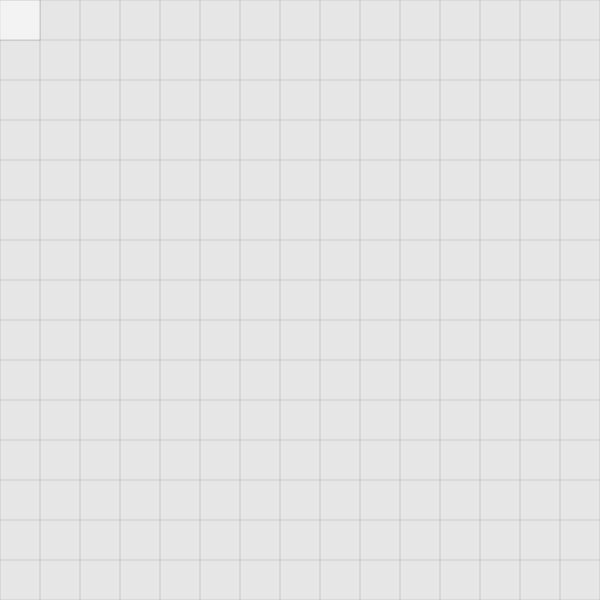
Frame 1 (no input)
Frame 60 (no input): identical to frame 1, image omitted
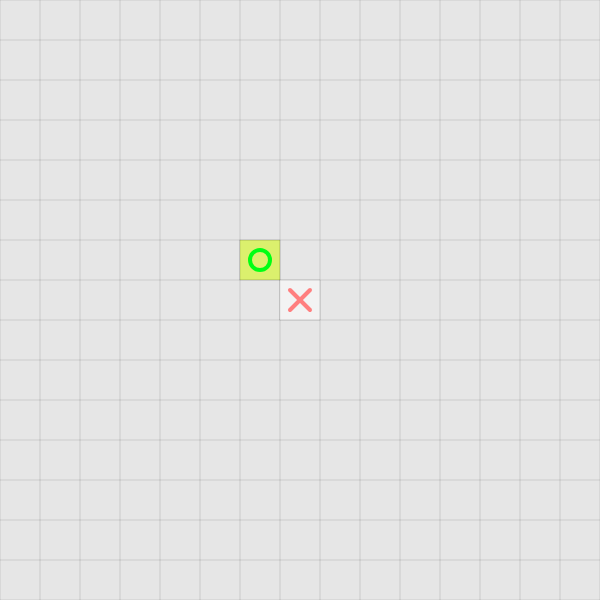
Frame 120 (the mouse pressed at the canvas centre since frame 60)

The p5.js sketch that drew these frames (run headless with seeded random() and noise() and a simulated clock; from frame 60 on, the mouse is pressed at the canvas centre):

// p5.js sketch
// ── sketch.js
let boardDimension = 15; // a grid of cellDim * cellDim
let board = [];
let player = 1;
let ai = -1;
let playerWin = 5;
let aiWin = -5;
let currentPlayer;
let cellWidth, cellHeight;
let validMoves = [];
let checkValidMoves = [];
let score = [0, 10, 200, 10000, 10005000, 10000000000];
let newScore = {
    'openTwo': 1000,
    'openThree': 100000,
    'cappedThree': 10000,
    'openFour': 1000000,
    'cappedFour': 100050,
    'gappedThree': 100000,
    'gappedFour': 100050,
    'consecutiveFive': 1000000000
}
let replay;
let prevCell = null;


function setup()
{
    createCanvas(600, 600);
    initialize();
    cellWidth = width / boardDimension;
    cellHeight = height / boardDimension;
}

function draw()
{
    background(230);
    drawEverything();

    let winner = findWinner();
    if (winner)
    {
        getButton("Player " + (winner === 1 ? "X" : "O") + " has won! \n Click here to replay");
        noLoop();
        return;
    }

    if (currentPlayer === ai)
    {
        validMoves = getValidMoves(board);
        shuffle(validMoves);
        // sortValidMoves(ai);
        checkValidMoves = new Array(validMoves.length + 2).fill(false);
        let [x, y] = ai_move(board);
        if (x !== undefined && y !== undefined)
            board[x][y] = getCurrentPlayer({x: x, y: y});

        validMoves = getValidMoves(board);
        if (validMoves.length === 0)
        {
            getButton("Draw! \n Click here to replay")
            noLoop();
            return;
        }
    }

    winner = findWinner();
    if (winner)
    {
        getButton("Player " + (winner === 1 ? "X" : "O") + " has won! \n Click here to replay");
        noLoop();
        return;
    }
}

function drawEverything()
{
    drawBoard();
    drawGrid();
    drawMouseHover();
}

function drawGrid()
{
    strokeWeight(1);
    stroke(0, 0, 0, 30);
    fill(100);
    for (let i = 0; i <= boardDimension; i++)
    {
        line(cellWidth * i, 0, cellWidth * i, height);
        line(0, cellHeight * i, width, cellHeight * i);
    }
}

function drawMouseHover()
{
    let coord = getCoordinatorOnCell();

    fill(255, 127);
    strokeWeight(1);
    stroke(0, 0, 0, 30);
    rect(coord.x, coord.y, cellWidth, cellHeight);
}

function drawBoard()
{
    strokeWeight(4);
    let cell;
    if (prevCell) 
    {
        cell = getCoordinatorOnCellFromBoard(prevCell.x, prevCell.y);
        fill(219, 240, 109);
        strokeWeight(1);
        rect(cell.x, cell.y, cellWidth, cellHeight);
    }
    for (let i = 0; i < boardDimension; i++)
    {
        for (let j = 0; j < boardDimension; j++)
        {
            cell = getCoordinatorOnCellFromBoard(i, j);
            cell.x += cellWidth / 2;
            cell.y += cellHeight / 2;
            switch (board[i][j])
            {
                case 1: 
                    stroke(255, 0, 0);
                    strokeWeight(4);
                    let len = cellWidth / 4;
                    line(cell.x - len, cell.y - len, cell.x + len, cell.y + len);
                    line(cell.x + len, cell.y - len, cell.x - len, cell.y + len);
                    break;
                case -1:
                    stroke(0, 255, 20);
                    noFill();
                    strokeWeight(4);
                    ellipse(cell.x, cell.y, cellWidth / 2, cellHeight / 2);
            }
        }  
    } 
}

function getCoordinatorOnBoard()
{
    return {
        x: Math.trunc(mouseX / cellWidth), 
        y: Math.trunc(mouseY / cellHeight)
    };
}

function getCoordinatorOnCell()
{
    return {
        x: (Math.trunc(mouseX / cellWidth) * cellWidth), 
        y: (Math.trunc(mouseY / cellHeight) * cellHeight)
    };
}

function getCoordinatorOnCellFromBoard(i, j)
{
    return {
        x: Math.trunc(cellWidth * i), 
        y: Math.trunc(cellHeight * j)
    };
}

function getCurrentPlayer(coord)
{
    if (coord)
        prevCell = {
            x: coord.x,
            y: coord.y
        };
    currentPlayer = currentPlayer == player ? ai : player;
    return currentPlayer == player ? ai : player;
}

function findWinner()
{
    if (gappedFour_consecutiveFive(player)[1])
        return player;
    else if (gappedFour_consecutiveFive(ai)[1])
        return ai;
    return null;
}

function replayGame()
{
    initialize();
}

function mousePressed()
{   
    let coord = getCoordinatorOnBoard();

    if (coord.x >= boardDimension || coord.y >= boardDimension || board[coord.x][coord.y] != 0)
        return;
    validMoves = getValidMoves(board);
    board[coord.x][coord.y] = getCurrentPlayer(coord);
}

function getButton(message)
{
    if (replay)
        replay.remove();
    replay = createButton(message);
    replay.size(600, 50);
    replay.mousePressed(replayGame);
}

function initialize()
{
    currentPlayer = player;
    board = [];
    for (let i = 0; i < boardDimension; i++)
    {
        board.push([]);
        for (let j = 0; j < boardDimension; j++)
            board[i].push(0);
    }
    prevCell = null;
    getButton("Replay!");
    loop();
}
// ── minimax.js
/**
 * @param board A board matrix
 * @returns A list of valid moves to feed the Minimax Algorithm
 */
function getValidMoves(board)
{
    function isValid(x, y)
    {
        if (x < 0 || x >= boardDimension ||  y < 0 || y >= boardDimension || board[x][y] != 0)
            return false;
        return true;
    }

    /**
     * @param x 
     * @param y 
     * @returns A list of 3x3 (possible) moves from the center cell
     */
    function retrieve(x, y)
    {
        let lis = [];
        for (let i = -1; i <= 1; i++)
            for (let j = -1; j <= 1; j++)
                if (isValid(x + i, y + j))
                    lis.push([x + i, y + j]);
        return lis;
    }

    let check = [];
    let id = 0;
    for (let i = 0; i <= boardDimension; i++)
        check.push(new Array(boardDimension + 1).fill(false));
    let lis = [];
    for (let i = 0; i < boardDimension; i++)
        for (let j = 0; j < boardDimension; j++)
            if (board[i][j] != "")
                retrieve(i, j).forEach(tuple => {
                        if (!check[tuple[0]][tuple[1]])
                        {
                            lis.push({id: ++id, tuple: tuple});
                            check[tuple[0]][tuple[1]] = true;
                        }
                });
    return lis;
}

/**
 * @param {*} x row-th
 * @param {*} y column-th
 * @param {*} next number of moves to be checked forward
 * @returns An array of 2 elements representing number of proponents and opponents
 */
function checkHorizontal(x, y, next)
{
    let oppo = 0, prop = 0;
    for (let i = y; i < y + next; i++)
        if (board[x][i] !== undefined)
        {
            prop += board[x][i] === ai;
            oppo += board[x][i] === player;
        }
    return [prop, oppo];
}

/**
 * @param {*} x row-th
 * @param {*} y column-th
 * @param {*} next number of moves to be checked forward
 * @returns An array of 2 elements representing number of proponents and opponents
 */
function checkVertical(x, y, next)
{
    let oppo = 0, prop = 0;
    for (let i = x; i < x + next; i++)
        if (board[i] !== undefined)
        {
            prop += board[i][y] === ai;
            oppo += board[i][y] === player;
        }
    return [prop, oppo];
}

/**
 * @param {*} x row-th
 * @param {*} y column-th
 * @param {*} next number of moves to be checked forward
 * @returns An array of 2 elements representing the number of proponents and opponents
 */
function checkDiagonal(x, y, next)
{
    function rightDiagonal()
    {
        let oppo = 0, prop = 0;
        for (let i = 0; i < next; i++)
            if (board[x+i] !== undefined)
            {
                prop += board[x+i][y+i] === ai;
                oppo += board[x+i][y+i] === player;
            }
        return [prop, oppo];
    }
    
    function leftDiagonal()
    {
        let oppo = 0, prop = 0;
        for (let i = 0; i < next; i++)
        if (board[x+i] !== undefined)
            {
                prop += board[x+i][y-i] === ai;
                oppo += board[x+i][y-i] === player;
            }
        return [prop, oppo];
    }
    return [leftDiagonal(), rightDiagonal()];
}

/**
 * 
 * @param {*} currentP The player that open-2 patterns respect to
 * @returns The number of open-2 patterns with respect to 'currentP'
 */
function openTwo(currentP)
{
    let res = 0
    for (let i = 0; i < boardDimension; i++)
        for (let j = 0; j < boardDimension; j++)
        {
            let [prop, oppo] = checkHorizontal(i, j, 2);
            if (currentP === player)
                [prop, oppo] = [oppo, prop];
            if (prop === 2 && board[i][j-1] === 0 &&  board[i][j+2] === 0)
                res++;
            
            [prop, oppo] = checkVertical(i, j, 2);
            if (currentP === player)
                [prop, oppo] = [oppo, prop];
            if (prop === 2 && board[i-1] && board[i+2] && board[i-1][j] === 0 && board[i+2][j] === 0)
                res++;
            
            [left, right] = checkDiagonal(i, j, 2);
            [prop, oppo] = left;
            if (currentP === player)
                [prop, oppo] = [oppo, prop];
            if (prop === 2 && board[i-1] && board[i+2] && board[i-1][j+1] === 0 && board[i+2][j-2] === 0)
                res++;
            [prop, oppo] = right;
            if (currentP === player)
                [prop, oppo] = [oppo, prop];
            if (prop === 2 && board[i-1] && board[i+2] && board[i-1][j-1] === 0 && board[i+2][j+2] === 0)
                res++;
        }
    return res;
}

/**
 * 
 * @param {*} currentP The player that open-3 and capped-3 patterns respect to
 * @returns An array representing the number of open-3 and capped-3 patterns with respect to 'currentP'
 */
function open_capped_Three(currentP)
{
    let reso3 = 0, resc3 = 0;
    for (let i = 0; i < boardDimension; i++)
        for (let j = 0; j < boardDimension; j++)
        {
            let [prop, oppo] = checkHorizontal(i, j, 3);
            if (currentP === player)
                [prop, oppo] = [oppo, prop];
            if (prop === 3 && board[i][j-1] === 0 && board[i][j+3] === 0)
                reso3++;
            if (prop === 3 && board[i][j-1] + board[i][j+3] === -1 * currentP)
                resc3++;
            
            [prop, oppo] = checkVertical(i, j, 3);
            if (currentP === player)
                [prop, oppo] = [oppo, prop];
            if (prop === 3 && board[i-1] && board[i+3] && board[i-1][j] === 0 && board[i+3][j] === 0)
                reso3++;
            if (prop === 3 && board[i-1] && board[i+3] && board[i-1][j] + board[i+3][j] === -1 * currentP)
                resc3++;
            
            [left, right] = checkDiagonal(i, j, 3);
            [prop, oppo] = left;
            if (currentP === player)
                [prop, oppo] = [oppo, prop];
            if (prop === 3 && board[i-1] && board[i+3] && board[i-1][j+1] === 0 && board[i+3][j-3] === 0)
                reso3++;
            if (prop === 3 && board[i-1] && board[i+3] && board[i-1][j+1] + board[i+3][j-3] === -1 * currentP)
                resc3++;
            [prop, oppo] = right;
            if (currentP === player)
                [prop, oppo] = [oppo, prop];
            if (prop === 3 && board[i-1] && board[i+3] && board[i-1][j-1] === 0 && board[i+3][j+3] === 0)
                reso3++;
            if (prop === 3 && board[i-1] && board[i+3] && board[i-1][j-1] + board[i+3][j+3] === -1 * currentP)
                resc3++;
        }
    return [reso3, resc3];
}

/**
 * 
 * @param {*} currentP The player that open-4 and capped-4 patterns respect to
 * @returns An array representing the number of open-4 and capped-4 patterns with respect to 'currentP'
 */
function open_capped_Four(currentP)
{
    let reso4 = 0, resc4 = 0;
    for (let i = 0; i < boardDimension; i++)
        for (let j = 0; j < boardDimension; j++)
        {
            let [prop, oppo] = checkHorizontal(i, j, 4);
            if (currentP === player)
                [prop, oppo] = [oppo, prop];
            if (prop === 4 && board[i][j-1] === 0 && board[i][j+4] === 0)
                reso4++;
            if (prop === 4 && board[i][j-1] + board[i][j+4] === -1 * currentP)
                resc4++;
            
            [prop, oppo] = checkVertical(i, j, 4);
            if (currentP === player)
                [prop, oppo] = [oppo, prop];
            if (prop === 4 && board[i-1] && board[i+4] && board[i-1][j] === 0 && board[i+4][j] === 0)
                reso4++;
            if (prop === 4 && board[i-1] && board[i+4] && board[i-1][j] + board[i+4][j] === -1 * currentP)
                resc4++;
            
            [left, right] = checkDiagonal(i, j, 4);
            [prop, oppo] = left;
            if (currentP === player)
                [prop, oppo] = [oppo, prop];
            if (prop === 4 && board[i-1] && board[i+4] && board[i-1][j+1] === 0 && board[i+4][j-4] === 0)
                reso4++;
            if (prop === 4 && board[i-1] && board[i+4] && board[i-1][j+1] + board[i+4][j-4] === -1 * currentP)
                resc4++;
            [prop, oppo] = right;
            if (currentP === player)
                [prop, oppo] = [oppo, prop];
            if (prop === 4 && board[i-1] && board[i+4] && board[i-1][j-1] === 0 && board[i+4][j+4] === 0)
                reso4++;
            if (prop === 4 && board[i-1] && board[i+4] && board[i-1][j-1] + board[i+4][j+4] === -1 * currentP)
                resc4++;
        }
    return [reso4, resc4];
}

/**
 * 
 * @param {*} currentP The player that gapped-3 patterns respect to
 * @returns An array representing the number of gapped-3 patterns with respect to 'currentP'
 */
function gappedThree(currentP)
{
    let res = 0;
    for (let i = 0; i < boardDimension; i++)
        for (let j = 0; j < boardDimension; j++)
        {
            let [prop, oppo] = checkHorizontal(i, j, 4);
            if (currentP === player)
                [prop, oppo] = [oppo, prop];
            if (prop === 3 && oppo === 0 && board[i][j] === currentP && board[i][j+3] === currentP && board[i][j-1] === 0 && board[i][j+4] === 0)
                res++;
            
            [prop, oppo] = checkVertical(i, j, 4);
            if (currentP === player)
                [prop, oppo] = [oppo, prop];
            if (prop === 3 && oppo === 0 && board[i-1] && board[i+4] && board[i][j] === currentP && board[i+3][j] === currentP && board[i-1][j] === 0 && board[i+4][j] === 0)
                res++;
            
            [left, right] = checkDiagonal(i, j, 4);
            [prop, oppo] = left;
            if (currentP === player)
                [prop, oppo] = [oppo, prop];
            if (prop === 3 && oppo === 0 && board[i-1] && board[i+4] && board[i][j] === currentP && board[i+3][j-3] === currentP && board[i-1][j+1] === 0 && board[i+4][j-4] === 0)
                res++;
            [prop, oppo] = right;
            if (currentP === player)
                [prop, oppo] = [oppo, prop];
            if (prop === 3 && oppo === 0 && board[i-1] && board[i+4] && board[i][j] === currentP && board[i+3][j+3] === currentP && board[i-1][j-1] === 0 && board[i+4][j+4] === 0)
                res++;
        }
    return res;
}

/**
 * 
 * @param {*} currentP The player that gapped-4 and consecutive-5 patterns respect to
 * @returns An array representing the number of  gapped-4 and consecutive-5 patterns with respect to 'currentP'
 */
function gappedFour_consecutiveFive(currentP)
{
    let resg4 = 0, resc5 = 0;
    for (let i = 0; i < boardDimension; i++)
        for (let j = 0; j < boardDimension; j++)
        {
            let [prop, oppo] = checkHorizontal(i, j, 5);
            if (currentP === player)
                [prop, oppo] = [oppo, prop];
            if (prop === 4 && oppo === 0 && board[i][j] === currentP && board[i][j+4] === currentP && board[i][j-1] + board[i][j+5] !== -2 * currentP)
                resg4++;
            if (prop === 5 && board[i][j-1] + board[i][j+5] !== -2 * currentP)
                resc5++;
            
            [prop, oppo] = checkVertical(i, j, 5);
            if (currentP === player)
                [prop, oppo] = [oppo, prop];
            if (prop === 4 && oppo === 0 && board[i-1] && board[i+5] && board[i][j] === currentP && board[i+4][j] === currentP && board[i-1][j] + board[i+5][j] !== -2 * currentP)
                resg4++;
            if (prop === 5 && board[i-1] && board[i+5] && board[i-1][j] + board[i+5][j] !== -2 * currentP)
                resc5++;
            
            [left, right] = checkDiagonal(i, j, 5);
            [prop, oppo] = left;
            if (currentP === player)
                [prop, oppo] = [oppo, prop];
            if (prop === 4 && oppo === 0 && board[i-1] && board[i+5] && board[i][j] === currentP && board[i+4][j-4] === currentP && board[i-1][j+1] + board[i+5][j-5] !== -2 * currentP)
                resg4++;
            if (prop === 5 && board[i-1] && board[i+5] && board[i-1][j+1] + board[i+5][j-5] !== -2 * currentP)
                resc5++;
            [prop, oppo] = right;
            if (currentP === player)
                [prop, oppo] = [oppo, prop];
            if (prop === 4 && oppo === 0 && board[i-1] && board[i+5] && board[i][j] === currentP && board[i+4][j+4] === currentP && board[i-1][j-1] + board[i+5][j+5] !== -2 * currentP)
                resg4++;
            if (prop === 5 && board[i-1] && board[i+5] && board[i-1][j-1] + board[i+5][j+5] !== -2 * currentP)
                resc5++;
        }
    return [resg4, resc5];
}

function checkThreeFourFive(currentP)
{
    let cnt3 = 0, cnt4 = 0, cnt5 = 0;
    for (let i = 0; i < boardDimension; i++)
        for (let j = 0; j < boardDimension; j++)
        {
            let prop, oppo;
            [prop, oppo] = checkHorizontal(i, j);
            if (currentP === player) 
                [prop, oppo] = [oppo, prop];
            if (prop === 3 && oppo === 1)
                cnt3++;
            if (prop === 3 && oppo === 0)
                cnt3 += 2;
            if (prop === 4 && oppo === 1)
                cnt4++;
            if (prop === 4 && oppo === 0)
                cnt4 += 2;
            if (prop === 5)
                cnt5++;
            [prop, oppo] = checkVertical(i, j);
            if (currentP === player) 
                [prop, oppo] = [oppo, prop];
            if (prop === 3 && oppo === 1)
                cnt3++;
            if (prop === 3 && oppo === 0)
                cnt3 += 2;
            if (prop === 4 && oppo === 1)
                cnt4++;
            if (prop === 4 && oppo === 0)
                cnt4 += 2;
            if (prop === 5)
                cnt5++;
            [left, right] = checkDiagonal(i, j);
            [prop, oppo] = left;
            if (currentP === player) 
                [prop, oppo] = [oppo, prop];
            if (prop === 3 && oppo === 1)
                cnt3++;
            if (prop === 3 && oppo === 0)
                cnt3 += 2;
            if (prop === 4 && oppo === 1)
                cnt4++;
            if (prop === 4 && oppo === 0)
                cnt4 += 2;
            if (prop === 5)
                cnt5++;
            [prop, oppo] = right;
            if (currentP === player) 
                [prop, oppo] = [oppo, prop];
            if (prop === 3 && oppo === 1)
                cnt3++;
            if (prop === 3 && oppo === 0)
                cnt3 += 2;
            if (prop === 4 && oppo === 1)
                cnt4++;
            if (prop === 4 && oppo === 0)
                cnt4 += 2;
            if (prop === 5)
                cnt5++;
        }
    return [cnt3, cnt4, cnt5];
}

function checkOne(currentP)  
{
    const distance = (x, y) => Math.hypot(x - boardDimension / 2, y - boardDimension / 2);
    let X = [-1, -1, -1, 0, 1, 1, 1, 0];
    let Y = [-1, 0, 1, 1, 1, 0, -1, -1];
    let cnt1 = 0;
    for (let i = 1; i < boardDimension - 1; i++)
        for (let j = 1; j < boardDimension - 1; j++)
            if (board[i][j] === currentP)
                cnt1 += distance(i, j);
    return cnt1;
}

// function sortValidMoves(currentP)
// {
//     let moveScore = Array(boardDimension + 1).fill(0);
//     for (let i = 0; i < validMoves.length; i++)
//     {
//         let move = validMoves[i];
//         board[move.tuple[0]][move.tuple[1]] = currentP;
//         moveScore[move.id] = checkThreeFourFive(currentP).reduce((a, b) => {
//             return a + b;
//         }, 0);
//         board[move.tuple[0]][move.tuple[1]] = 0;
//     }
//     if (currentP === ai)
//         validMoves.sort((a, b) => moveScore[b.id] - moveScore[a.id]);
//     else
//         validMoves.sort((a, b) => moveScore[a.id] - moveScore[b.id]);
// }

function getGameState(option=1)
{
    let ai_checkOne = checkOne(ai);
    let player_checkOne = checkOne(player);

    if (option === 1) // more precise
    {
        let [o2_ai, [o3_ai, c3_ai], g3_ai, [o4_ai, c4_ai], [g4_ai, c5_ai]] = [openTwo(ai), open_capped_Three(ai), gappedThree(ai), open_capped_Four(ai), gappedFour_consecutiveFive(ai)];
        let [o2_player, [o3_player, c3_player], g3_player, [o4_player, c4_player], [g4_player, c5_player]] = [openTwo(player), open_capped_Three(player), gappedThree(player), open_capped_Four(player), gappedFour_consecutiveFive(player)];
        
        return newScore['openTwo'] * (o2_ai - o2_player)
            + newScore['openThree'] * (o3_ai - o3_player)
            + newScore['gappedThree'] * (g3_ai - g3_player)
            + newScore['cappedThree'] * (c3_ai - c3_player)
            + newScore['openFour'] * (o4_ai - o4_player)
            + newScore['gappedFour'] * (g4_ai - g4_player)
            + newScore['cappedFour'] * (c4_ai - c4_player)
            + newScore['consecutiveFive'] * (c5_ai - c5_player)
            + ai_checkOne - player_checkOne;
    }
    else if (option === 2) // less precise
    {
        let [ai_checkThree, ai_checkFour, ai_checkFive] = checkThreeFourFive(ai);
        let [player_checkThree, player_checkFour, player_checkFive] = checkThreeFourFive(player);

        return score[3] * ai_checkThree * 3
            + score[4] * ai_checkFour * 4
            + score[5] * ai_checkFive
            - score[3] * player_checkThree * 3 
            - score[4] * player_checkFour * 4 
            - score[5] * player_checkFive
            + ai_checkOne - player_checkOne;
    }
}

function ai_move(board)
{
    let best = -1000000000000000;
    let coordinate = [];
    for (let i = 0; i < validMoves.length; i++)
    {
        let move = validMoves[i];
        checkValidMoves[move.id] = true;
        board[move.tuple[0]][move.tuple[1]] = ai;
        let score = minimax(board, false);
        board[move.tuple[0]][move.tuple[1]] = 0;
        checkValidMoves[move.id] = false;
        if (best < score)
        {
            coordinate = move.tuple;
            best = score;
        }
    }
    // console.log("choose " + coordinate);
    return coordinate;
}

function minimax(board, isMaximizing, alpha = -10000000000000, beta = 10000000000000, depth = 1)
{       
    if (depth === 0)
        return getGameState();
    
    let best = isMaximizing ? -10000000000000 : 10000000000000;
    for (let i = 0; i < validMoves.length; i++)
        if (!checkValidMoves[validMoves[i].id])
        {
            let move = validMoves[i];
            checkValidMoves[move.id] = true;
            board[move.tuple[0]][move.tuple[1]] = isMaximizing ? ai : player;
            // let cloneSort = [...validMoves];
            // isMaximizing ? sortValidMoves(ai) : sortValidMoves(player);
            let score = minimax(board, !isMaximizing, alpha, beta, depth - 1);
            // validMoves = [...cloneSort];
            board[move.tuple[0]][move.tuple[1]] = 0;
            checkValidMoves[move.id] = false;
            best = isMaximizing ? max(best, score) : min(best, score);
            if (isMaximizing)
                alpha = max(alpha, best);
            else
                beta = min(beta, best);
            if (beta <= alpha)
                break;
        }
    return best;
}
